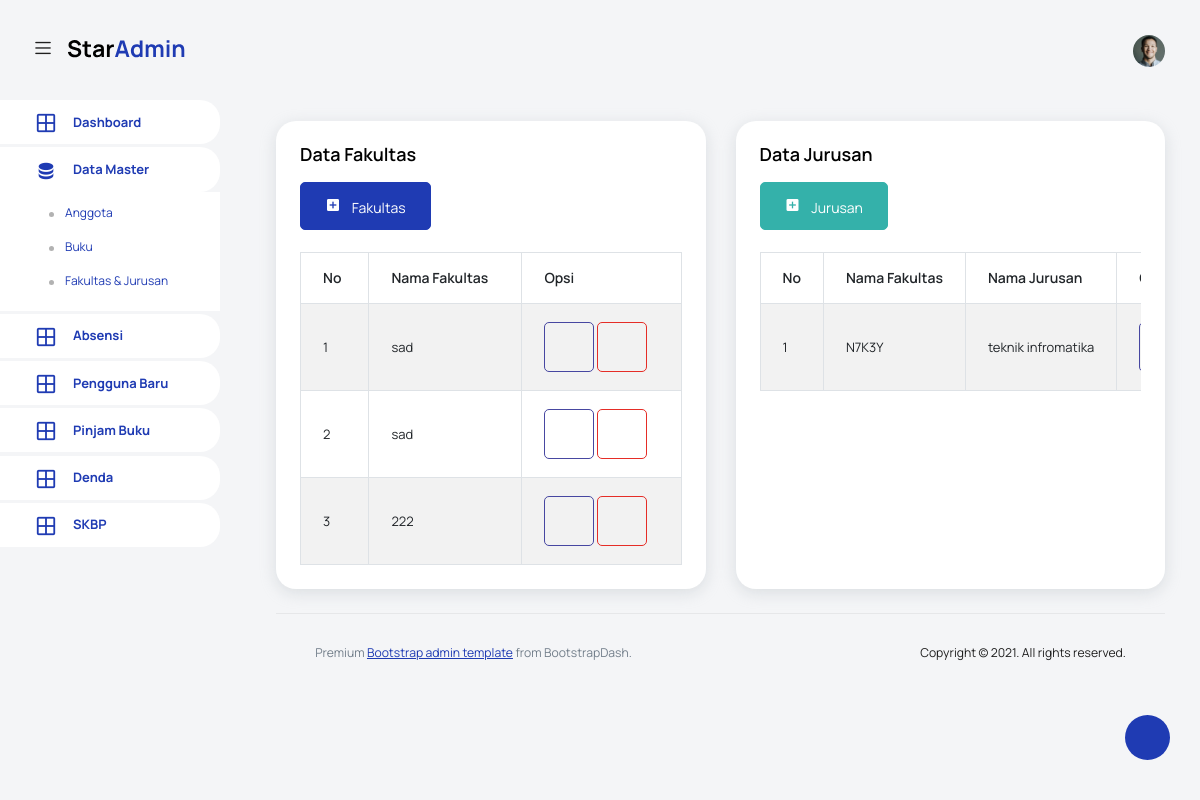
The page /pages/fakultas/index.php on the database as committed earlier.
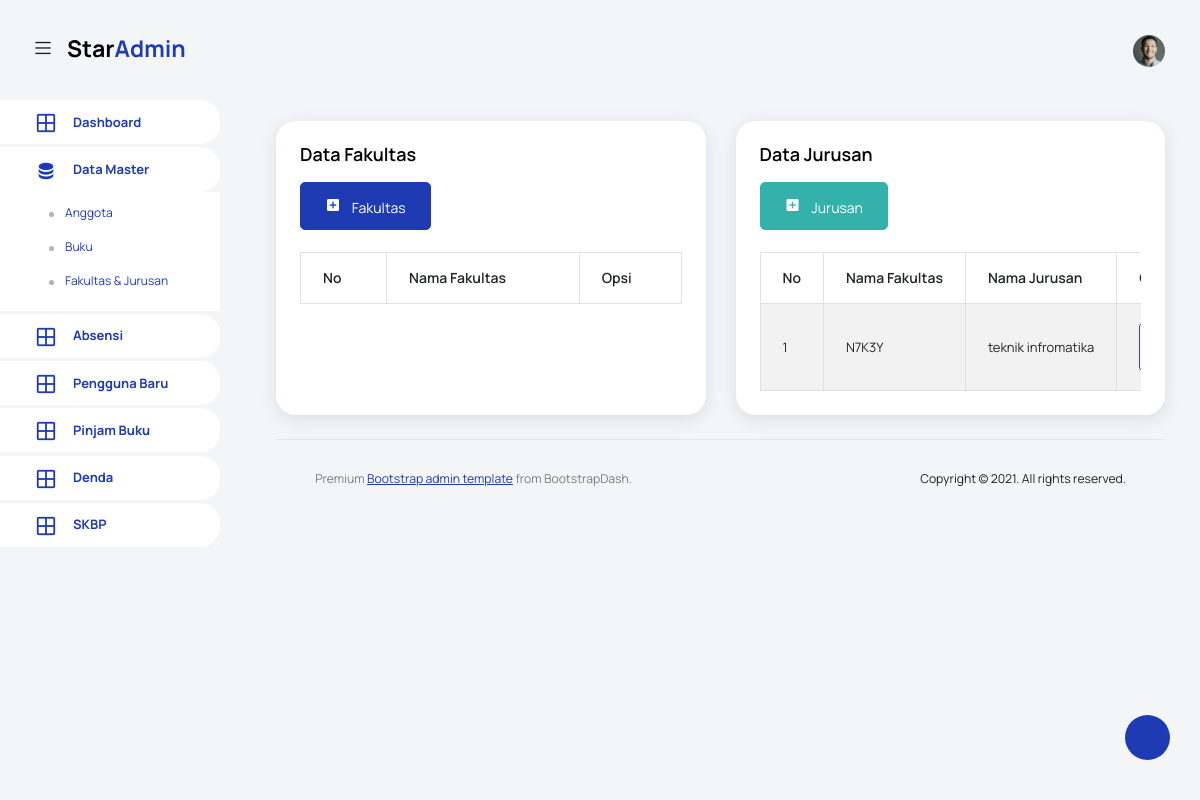
The same page on the database as committed later.
### tables this page shows
CREATE TABLE `fakultas` (
  `id` int(11) NOT NULL,
  `id_fklts` varchar(40) NOT NULL,
  `nama` varchar(40) NOT NULL
);

CREATE TABLE `jurusan` (
  `id` int(11) NOT NULL,
  `id_fklts` varchar(40) NOT NULL,
  `jrsn` varchar(40) NOT NULL
);

### config/function-fakultas.php (the view, shortened to what this page needs)
<?php
function list_fakultas(){
    include 'koneksi.php';
    $sql = "SELECT * FROM `fakultas`";
    $result = $conn->query($sql);
        while ($row = $result->fetch_assoc()) {
            echo "                  <tr>
                    <td>".$row['id']."</td>
                    <td>".$row['nama']."</td>
                    <td>
                      <button type='button' class='btn btn-md btn-social-icon btn-outline-twitter' onClick='editFakultas" . $row['id'] . "()'><i class='ti-pencil'></i></button>
                            <div class='modal fade' id='editFakultas" . $row['id'] . "' tabindex='-1' role='dialog' aria-labelledby='editFakultasLabel' aria-hidden='true'>
                                         <input class='form-control' type='hidden' name='code' id='code' value='" . $row['id_fklts'] . "'>
                                        <input class='form-control' type='text' name='fakultas' id='fakultas' value='". $row['nama']."'>
                            </div>
                         function editFakultas" . $row['id'] . "(){
                        $('#editFakultas" . $row['id'] . "').modal('show');
                      <button type='button' class='btn btn-social-icon btn-outline-youtube'><i class='ti-trash'></i></button>
                    </td>
                 ";
        }
        echo " </tr>";
}
function list_jurusan()
{
    include 'koneksi.php';
    $sql = "SELECT * FROM `jurusan`";
    $result = $conn->query($sql);
    while ($row = $result->fetch_assoc()) {
        echo "
                  <tr>
                    <td>1</td>
                    <td>".$row['id_fklts']."</td>
                    <td>".$row['jrsn']."</td>
                    <td>
                      <button type='button' class='btn btn-md btn-social-icon btn-outline-twitter' onClick='editJurusan()'><i class='ti-pencil'></i></button>
                      <button type='button' class='btn btn-social-icon btn-outline-youtube'><i class='ti-trash'></i></button>
                    </td>
                 ";
    }
    echo " </tr>";
}
?>

### template/header.php (shortened to what this page needs)
<!DOCTYPE html>
<html lang="en">
<head>
  <link rel="stylesheet" href="../../vendors/feather/feather.css">
  <link rel="stylesheet" href="../../vendors/mdi/css/materialdesignicons.min.css">
  <link rel="stylesheet" href="../../vendors/ti-icons/css/themify-icons.css">
  <link rel="stylesheet" href="../../vendors/typicons/typicons.css">
  <link rel="stylesheet" href="../../vendors/simple-line-icons/css/simple-line-icons.css">
  <link rel="stylesheet" href="../../vendors/css/vendor.bundle.base.css">
  <link rel="stylesheet" href="../../vendors/datatables.net-bs4/dataTables.bootstrap4.css">
  <link rel="stylesheet" href="../../js/select.dataTables.min.css">
  <link rel="stylesheet" href="../../css/vertical-layout-light/style.css">
  <link rel="stylesheet" href="https://cdn.jsdelivr.net/gh/habibmhamadi/multi-select-tag/dist/css/multi-select-tag.css">
</head>
<body>
    <nav class="navbar default-layout col-lg-12 col-12 p-0 fixed-top d-flex align-items-top flex-row">
      <div class="text-center navbar-brand-wrapper d-flex align-items-center justify-content-start">
        <div class="me-3">
          <button class="navbar-toggler navbar-toggler align-self-center" type="button" data-bs-toggle="minimize">
            <span class="icon-menu"></span>
          </button>
        </div>
        <div>
          <a class="navbar-brand brand-logo" href="../dashboard/index.php">
            <img src="../../images/logo.svg" alt="logo" />
          </a>
        </div>
      </div>
      <div class="navbar-menu-wrapper d-flex align-items-top">
        <ul class="navbar-nav ms-auto">
          <li class="nav-item dropdown d-none d-lg-block user-dropdown">
            <a class="nav-link" id="UserDropdown" href="#" data-bs-toggle="dropdown" aria-expanded="false">
              <img class="img-xs rounded-circle" src="../../images/faces/face8.jpg" alt="Profile image"> </a>
          </li>
        </ul>
      </div>
    </nav>
    <div class="container-fluid page-body-wrapper">
      <div class="theme-setting-wrapper">
        <div id="settings-trigger"><i class="ti-settings"></i></div>
      </div>

### template/sidebar.php (shortened to what this page needs)
<nav class="sidebar sidebar-offcanvas" id="sidebar">
  <ul class="nav">
    <li class="nav-item">
      <a class="nav-link" href="../dashboard/index.php">
        <i class="mdi mdi-grid-large menu-icon"></i>
        <span class="menu-title">Dashboard</span>
      </a>
    </li>
    <li class="nav-item">
      <a class="nav-link" data-bs-toggle="collapse" href="#data-master" aria-expanded="false" aria-controls="data-master">
        <i class="menu-icon mdi mdi-database"></i>
        <span class="menu-title">Data Master</span>
      </a>
      <div class="collapse" id="data-master">
        <ul class="nav flex-column sub-menu">
          <li class="nav-item"> <a class="nav-link" href="../anggota/index.php">Anggota</a></li>
          <li class="nav-item"> <a class="nav-link" href="../buku/index.php">Buku</a></li>
          <li class="nav-item"> <a class="nav-link" href="../fakultas/index.php">Fakultas & Jurusan</a></li>
        </ul>
      </div>
    </li>
    <li class="nav-item">
      <a class="nav-link" href="../absensi/index.php">
        <i class="mdi mdi-grid-large menu-icon"></i>
        <span class="menu-title">Absensi</span>
      </a>
    </li>
    <li class="nav-item">
      <a class="nav-link" href="../pengguna_baru/index.php">
        <i class="mdi mdi-grid-large menu-icon"></i>
        <span class="menu-title">Pengguna Baru</span>
      </a>
    </li>
    <li class="nav-item">
      <a class="nav-link" href="../pinjam/index.php">
        <i class="mdi mdi-grid-large menu-icon"></i>
        <span class="menu-title">Pinjam Buku</span>
      </a>
    </li>
    <li class="nav-item">
      <a class="nav-link" href="../denda/index.php">
        <i class="mdi mdi-grid-large menu-icon"></i>
        <span class="menu-title">Denda</span>
      </a>
    </li>
    <li class="nav-item">
      <a class="nav-link" href="../skbp/index.php">
        <i class="mdi mdi-grid-large menu-icon"></i>
        <span class="menu-title">SKBP</span>
      </a>
    </li>
  </ul>
</nav>

### pages/fakultas/index.php (shortened to what this page needs)
<?php
include '../../template/header.php';
include '../../template/sidebar.php';
include '../../config/function-fakultas.php';
?>
<div class="main-panel">
  <div class="content-wrapper">
    <div class="row">
      <div class="col-lg-6 grid-margin stretch-card">
        <div class="card">
          <div class="card-body">
            <h4 class="card-title">Data Fakultas</h4>
            <a href="javascript:void(0)" class="btn btn-primary btn-icon-text btn-md mt-0" onClick="addFakultas()">
              <i class="mdi mdi-plus-box btn-icon-prepend"></i> Fakultas
            </a>
            <br>
            <br>
            <div class="table-responsive">
              <table class="table table-striped table-bordered" id="fakultas">
                <thead>
                  <tr>
                    <th>No</th>
                    <th>Nama Fakultas</th>
                    <th>Opsi</th>
                  </tr>
                </thead>
                <tbody>
                <?php list_fakultas(); ?>
                </tbody>
              </table>
            </div>
          </div>
        </div>
      </div>
      <div class="col-lg-6 grid-margin stretch-card">
        <div class="card">
          <div class="card-body">
            <h4 class="card-title">Data Jurusan</h4>
            <a href="javascript:void(0)" class="btn btn-success btn-icon-text btn-md mt-0" onClick="addJurusan()">
              <i class="mdi mdi-plus-box btn-icon-prepend"></i> Jurusan
            </a>
            <br>
            <br>
            <div class="table-responsive">
              <table class="table table-striped table-bordered" id="jurusan">
                <thead>
                  <tr>
                    <th>No</th>
                    <th>Nama Fakultas</th>
                    <th>Nama Jurusan</th>
                    <th>Opsi</th>
                  </tr>
                </thead>
                <tbody>
              <?php list_jurusan(); ?>
                </tbody>
              </table>
            </div>
          </div>
        </div>
      </div>
    </div>
<?php
include '../../template/footer.php';
?>

### template/footer.php (shortened to what this page needs)
        <footer class="footer">
          <div class="d-sm-flex justify-content-center justify-content-sm-between">
            <span class="text-muted text-center text-sm-left d-block d-sm-inline-block">Premium <a href="https://www.bootstrapdash.com/" target="_blank">Bootstrap admin template</a> from BootstrapDash.</span>
            <span class="float-none float-sm-right d-block mt-1 mt-sm-0 text-center">Copyright © 2021. All rights reserved.</span>
          </div>
        </footer>
      </div>
    </div>
  </div>
</body>

Rows that differ between the two databases and show on the page:
removed fakultas: id "1", nama "sad"
removed fakultas: id "2", nama "sad"
removed fakultas: id "3", nama "222"
